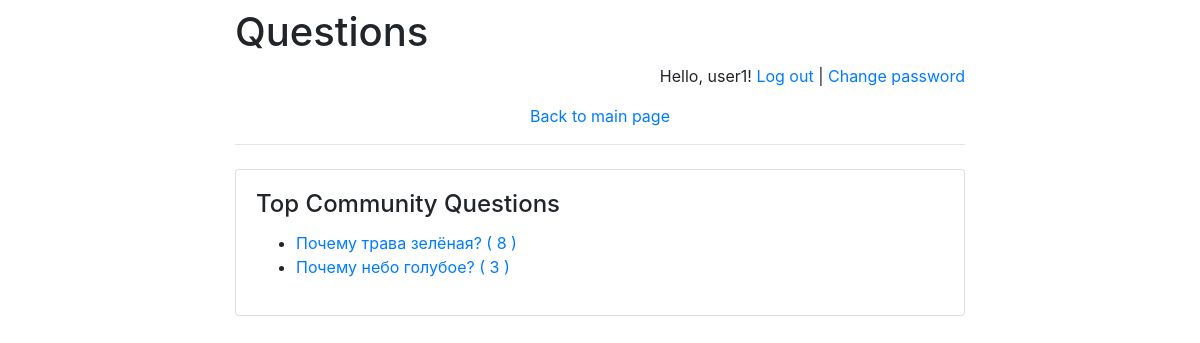
Page /questions/ (signed in) on the committed database.
### Questions/models.py (models this page shows, shortened)
class Question(models.Model):
    question_text_short = models.CharField(max_length=200)
    question_text_long = models.CharField(max_length=255)
    pub_date = models.DateTimeField('Date published')
    rating = models.IntegerField(default=0)
    def was_published_recently(self):
        now = timezone.now()
        return now - datetime.timedelta(days=1) <= self.pub_date <= now
    was_published_recently.admin_order_field = 'pub_date'
    was_published_recently.boolean = True
    was_published_recently.short_description = 'Published recently?'

### Questions/views.py (the view)
def index(request):
    message = None
    if "message" in request.GET:
        message = request.GET["message"]
    return render(
        request,
        "index.html",
        {
            "latest_questions":
                Question.objects.order_by('-rating'),
            "message": message
        }
    )

### templates/index.html (shortened to what this page needs)
{% extends 'base.html' %}
{% block main %}
    <h4 class="card-title">Top Community Questions</h4>
    {% if latest_questions %}
        <ul>
            {% for question in latest_questions %}
                <li>
                    <a href="/questions/{{ question.id }}/">
                        {{ question.question_text_short }}
                        {{ "(" }}
                        {{ question.rating }}
                        {{ ")" }}
                    </a>
                </li>
            {% endfor %}
        </ul>
    {% endif %}
{% endblock %}

### templates/base.html (shortened to what this page needs)
<!doctype html>
<html lang="en">
<head>
    <link rel="stylesheet"
href="https://stackpath.bootstrapcdn.com/bootstrap/4.1.3/css/bootstrap.min.css">
</head>
<body>
<div class="container">
    <div class="row justify-content-center">
        <div class="col-8">
            <h1 class="mt-2">Questions</h1>
            {% if user.is_authenticated %}
                <p class="text-right">
                    Hello, {{ user.username }}!
                    <a href="/questions/logout">Log out</a> |
                    <a href="/questions/password-change">
                        Change password
                    </a>
                </p>
            {% else %}
                <p class="text-right">
                    <a href="/questions/login">Log in</a> |
                    <a href="/questions/register">Register</a>
                </p>
            {% endif %}
            <p class="text-center">
                <a href="/questions/">Back to main page</a>
            </p>
            <hr class="mt-0 mb-4">
            <div class="card">
                <div class="card-body">
                    {% block main %}
                    {% endblock %}
                </div>
            </div>
        </div>
    </div>
</div>
</body>
</html>

### rows in the picture
Question: question_text_short "Почему трава зелёная?", value "(", rating "8", value ")"
Question: question_text_short "Почему небо голубое?", value "(", rating "3", value ")"

### other values in the picture
{{ user.username }} "user1"
